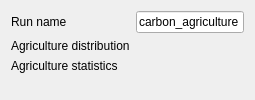
                            <widget class="QWidget" name="CARBON_AGRICULTURE_">
                              <layout class="QFormLayout" name="formLayout_11">
                                <item row="0" column="0">
                                  <widget class="QLabel" name="label_61">
                                    <property name="text">
                                      <string>Run name</string>
                                    </property>
                                  </widget>
                                </item>
                                <item row="1" column="0">
                                  <widget class="QLabel" name="label_80">
                                    <property name="text">
                                      <string>Agriculture distribution</string>
                                    </property>
                                  </widget>
                                </item>
                                <item row="2" column="0">
                                  <widget class="QLabel" name="label_81">
                                    <property name="text">
                                      <string>Agriculture statistics</string>
                                    </property>
                                  </widget>
                                </item>
                                <item row="0" column="1">
                                  <widget class="QLineEdit" name="run_name_">
                                    <property name="text">
                                      <string>carbon_agriculture</string>
                                    </property>
                                  </widget>
                                </item>
                                <item row="1" column="1">
                                  <widget class="QgsFileWidget" name="agriculture_distribution_">
                                    <property name="storageMode">
                                      <enum>QgsFileWidget::GetDirectory</enum>
                                    </property>
                                  </widget>
                                </item>
                                <item row="2" column="1">
                                  <widget class="QgsFileWidget" name="agriculture_stats_">
                                    <property name="storageMode">
                                      <enum>QgsFileWidget::GetDirectory</enum>
                                    </property>
                                  </widget>
                                </item>
                              </layout>
                            </widget>
